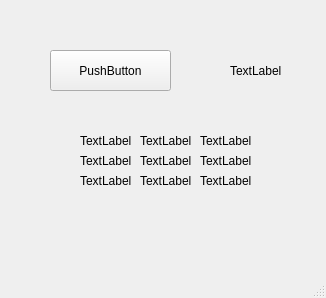
<?xml version="1.0" encoding="UTF-8"?>
<ui version="4.0">
 <class>MainWindow</class>
 <widget class="QMainWindow" name="MainWindow">
  <property name="geometry">
   <rect>
    <x>0</x>
    <y>0</y>
    <width>326</width>
    <height>298</height>
   </rect>
  </property>
  <property name="windowTitle">
   <string>MainWindow</string>
  </property>
  <widget class="QWidget" name="centralwidget">
   <widget class="QLabel" name="label">
    <property name="geometry">
     <rect>
      <x>230</x>
      <y>50</y>
      <width>81</width>
      <height>41</height>
     </rect>
    </property>
    <property name="text">
     <string>TextLabel</string>
    </property>
   </widget>
   <widget class="QLabel" name="label_2">
    <property name="geometry">
     <rect>
      <x>80</x>
      <y>130</y>
      <width>51</width>
      <height>21</height>
     </rect>
    </property>
    <property name="text">
     <string>TextLabel</string>
    </property>
   </widget>
   <widget class="QLabel" name="label_3">
    <property name="geometry">
     <rect>
      <x>80</x>
      <y>150</y>
      <width>51</width>
      <height>21</height>
     </rect>
    </property>
    <property name="text">
     <string>TextLabel</string>
    </property>
   </widget>
   <widget class="QLabel" name="label_4">
    <property name="geometry">
     <rect>
      <x>80</x>
      <y>170</y>
      <width>51</width>
      <height>21</height>
     </rect>
    </property>
    <property name="text">
     <string>TextLabel</string>
    </property>
   </widget>
   <widget class="QLabel" name="label_5">
    <property name="geometry">
     <rect>
      <x>140</x>
      <y>130</y>
      <width>51</width>
      <height>21</height>
     </rect>
    </property>
    <property name="text">
     <string>TextLabel</string>
    </property>
   </widget>
   <widget class="QLabel" name="label_6">
    <property name="geometry">
     <rect>
      <x>140</x>
      <y>150</y>
      <width>51</width>
      <height>21</height>
     </rect>
    </property>
    <property name="text">
     <string>TextLabel</string>
    </property>
   </widget>
   <widget class="QLabel" name="label_7">
    <property name="geometry">
     <rect>
      <x>140</x>
      <y>170</y>
      <width>51</width>
      <height>21</height>
     </rect>
    </property>
    <property name="text">
     <string>TextLabel</string>
    </property>
   </widget>
   <widget class="QLabel" name="label_8">
    <property name="geometry">
     <rect>
      <x>200</x>
      <y>130</y>
      <width>51</width>
      <height>21</height>
     </rect>
    </property>
    <property name="text">
     <string>TextLabel</string>
    </property>
   </widget>
   <widget class="QLabel" name="label_9">
    <property name="geometry">
     <rect>
      <x>200</x>
      <y>150</y>
      <width>51</width>
      <height>21</height>
     </rect>
    </property>
    <property name="text">
     <string>TextLabel</string>
    </property>
   </widget>
   <widget class="QLabel" name="label_10">
    <property name="geometry">
     <rect>
      <x>200</x>
      <y>170</y>
      <width>51</width>
      <height>21</height>
     </rect>
    </property>
    <property name="text">
     <string>TextLabel</string>
    </property>
   </widget>
   <widget class="QPushButton" name="pushButton">
    <property name="geometry">
     <rect>
      <x>50</x>
      <y>50</y>
      <width>121</width>
      <height>41</height>
     </rect>
    </property>
    <property name="text">
     <string>PushButton</string>
    </property>
   </widget>
  </widget>
  <widget class="QMenuBar" name="menubar">
   <property name="geometry">
    <rect>
     <x>0</x>
     <y>0</y>
     <width>326</width>
     <height>21</height>
    </rect>
   </property>
  </widget>
  <widget class="QStatusBar" name="statusbar"/>
 </widget>
 <resources/>
 <connections/>
</ui>
